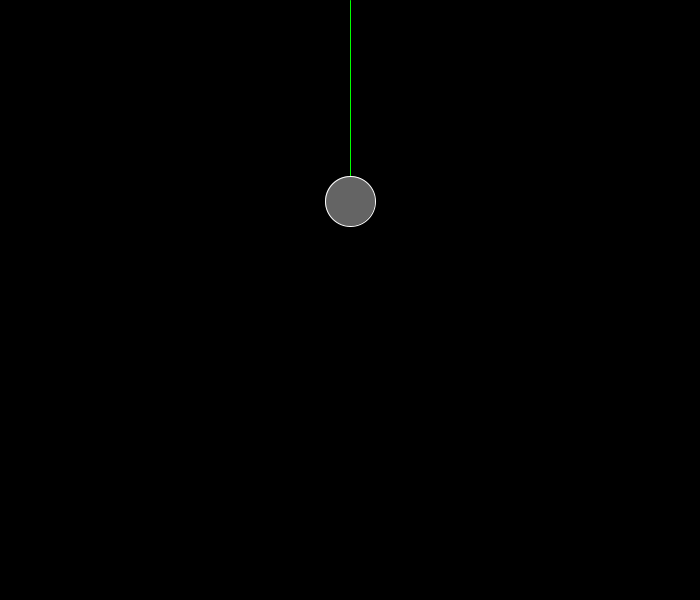
Frame 1 (no input)
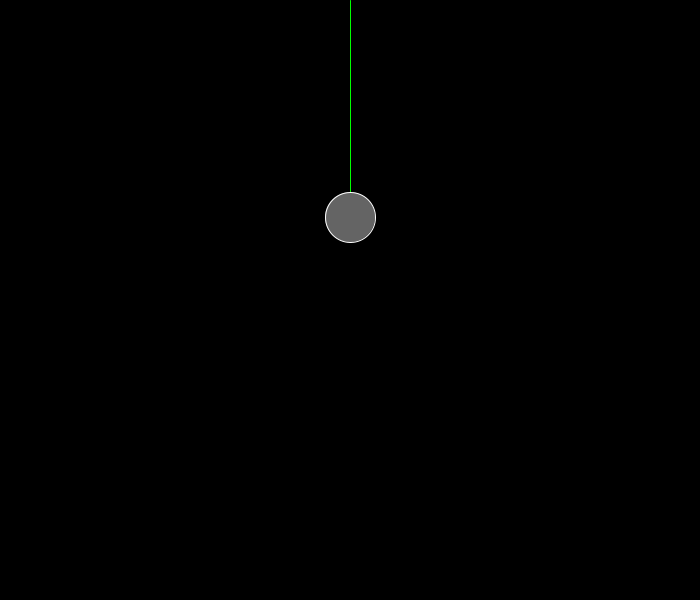
Frame 60 (the mouse pressed at the canvas centre just before this capture)
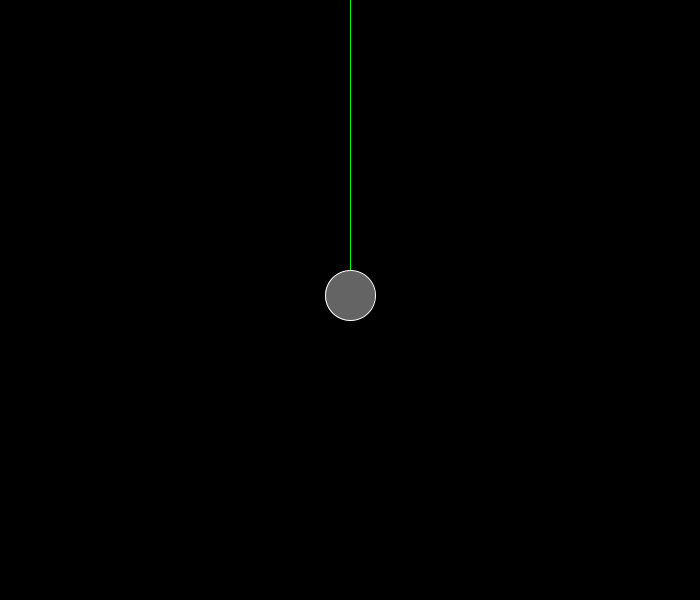
Frame 120 (the mouse held since frame 60 and released just before this capture)

The Processing sketch that drew these frames (run headless with seeded random() and noise(); from frame 60 on, the mouse is pressed at the canvas centre):

// Processing sketch: SpringTEST
// ── SpringTEST.pde
Entity entity;
Spring spring;


void setup()
{
  size(700, 600);
  entity = new Entity(350, 200, 50);
  spring = new Spring(new PVector(350, 0), 200, entity);
}

void draw()
{
  background(0);
  
  PVector gravity = new PVector(0, 1);
  entity.applyForce(gravity);
  
  
  if(mousePressed)
  {
    PVector dirf = PVector.sub(new PVector(mouseX, mouseY), new PVector(entity.position.x, entity.position.y));
    dirf.normalize();
    dirf.mult(5);
    
    entity.applyForce(dirf);
  }
  
  spring.display();
  entity.update();
  entity.display();
  
  spring.connect(entity);
}


void keyPressed()
{
  
}
// ── Entity.pde
public class Entity
{
  float d;
  PVector position;
  PVector velocity;
  PVector acceleration;
  float mass;
  float c;
  float G;

  Entity(float x, float y, float d)
  {
    this.d = d;
    //FORCES
    position = new PVector(x, y);
    velocity = new PVector(0, 0);
    acceleration = new PVector(0, 0);
    mass = 1;
    c = 0.1;
    G = 1;
  }
  
  void update()
  {
    //FORCES
      //friction
    PVector friction = velocity.get();
    friction.mult(-1);
    friction.normalize();
    friction.mult(c);
    
    applyForce(friction);
      //friction
    
    
    velocity.add(acceleration);
    velocity.limit(10);
    position.add(velocity);
    
    acceleration.mult(0);
    
    
    //BOUND
    if(position.x - d/2 < 0)
    {
      position.x = d/2;
      velocity.x = 0;
    }
    
    if(position.y - d/2 < 0)
    {
      position.y = d/2;
      velocity.y = 0;
    }
    
    if(position.x + d/2 > width)
    {
      position.x = width - d/2;
      velocity.x = 0;
    }
    
    if(position.y + d/2 > height)
    {
      position.y = height  - d/2;
      velocity.y = 0;
    }
  }
  
  void display()
  {
    stroke(255);
    fill(100);
    ellipse(position.x, position.y, d, d);
  }
  
  void applyForce(PVector force)
  {
    PVector f = PVector.div(force, mass);
    acceleration.add(f);
  }
  
  PVector attract(Entity e)
  {
    PVector force = PVector.sub(position, e.position);
    float distance = force.mag();
    distance = constrain(distance,5,25);
    force.normalize();
    float strength = (G * mass * e.mass) / (distance * distance);
    force.mult(strength);
   
    return force;
  }
  
  boolean collided(Entity e)
  {
    if(PVector.sub(position, e.position).mag() < (d/2 + d/2))
      return true;
    
    return false;
  }
  
  boolean Vinside(PVector v)
  {
    if(PVector.sub(position, v).mag() < (d/2 + d/2))
      return true;
    
    return false;
  }
}
// ── Spring.pde
public class Spring
{
  PVector anchor;
  PVector end;
  float restLength;
  
  float k = 0.05;
  
  
  Spring(PVector anchor_, float restLength_, Entity connected)
  {
    anchor = anchor_.get();
    restLength = restLength_;
    
    end = connected.position.get();
  }

  
  void display()
  {
    stroke(0, 255, 0);
    line(anchor.x, anchor.y, end.x, end.y);
  }
  
  
  void connect(Entity e)
  {
    end = e.position.get();
    
    PVector dirf = PVector.sub(end, anchor);
    float currentLength = dirf.mag();
    float x = currentLength - restLength;
    
    dirf.normalize();
    dirf.mult(-1 * k * x);
    
    e.applyForce(dirf);
  }
}
